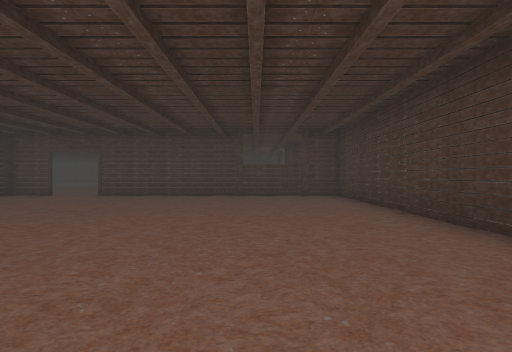
view 1 (above)

24 first-person views from a walk through a Unity game level. The camera is 1.2 m above the floor, looks level and sees 85° across. The floor is counted in squares, 2 m on a side. Each view is taken from the middle of a square. On the plan, view 1 faces up. The plan holds only what a view shows up to about 9 squares ahead; the rest is blank. The player is left out. Some surface patterns are stand-ins.

view 2
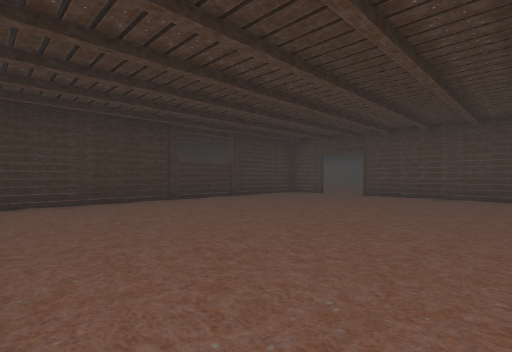

view 3
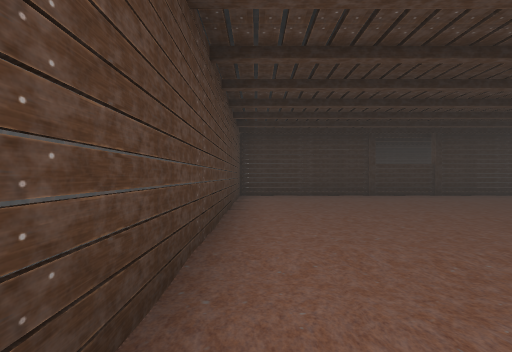

view 4
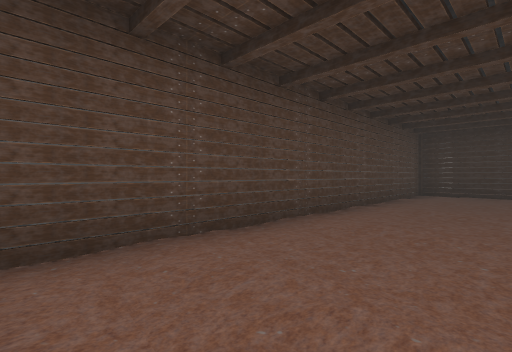

view 5
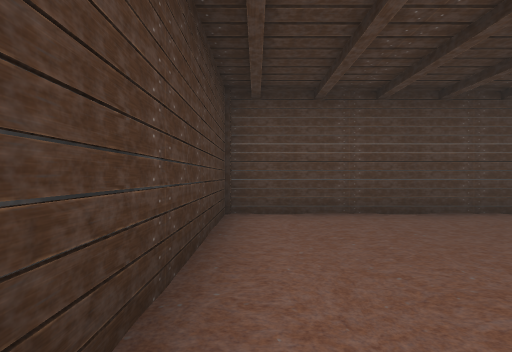

view 6
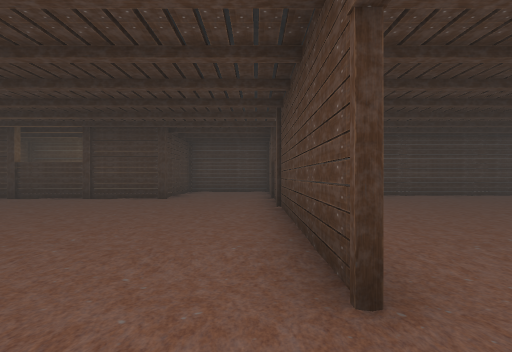

view 7
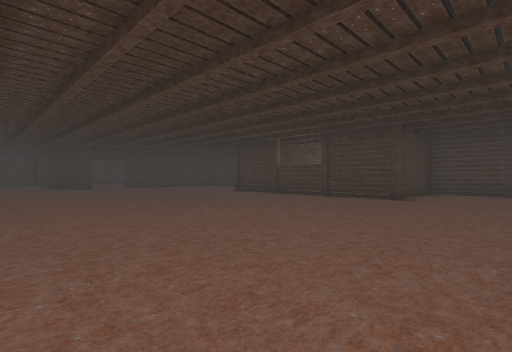

view 8
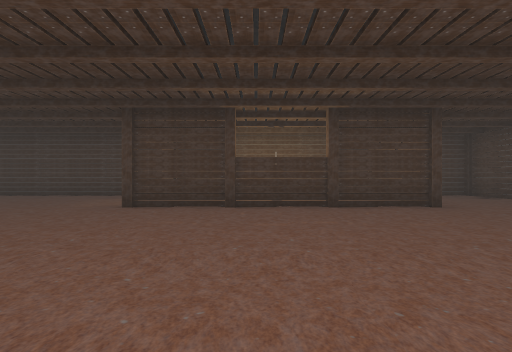

view 9
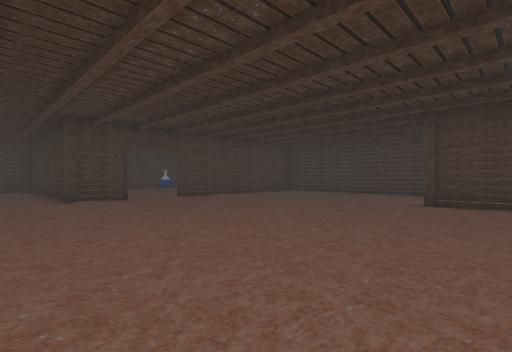

view 10
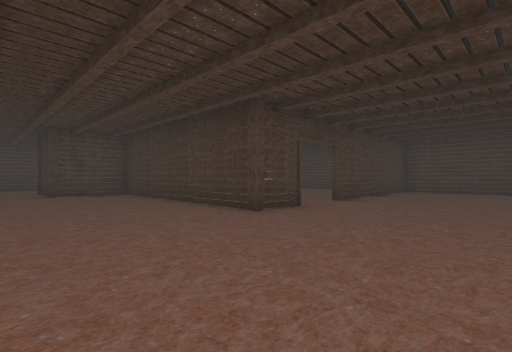

view 11
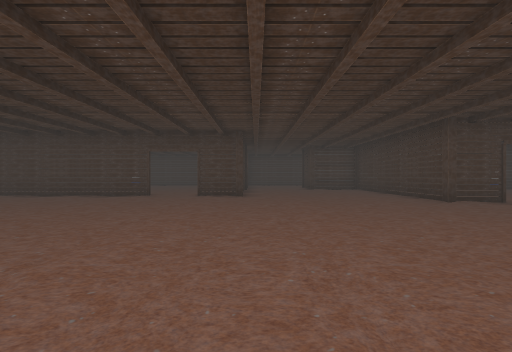

view 12
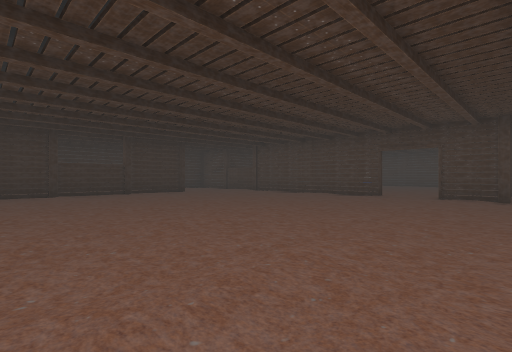

view 13
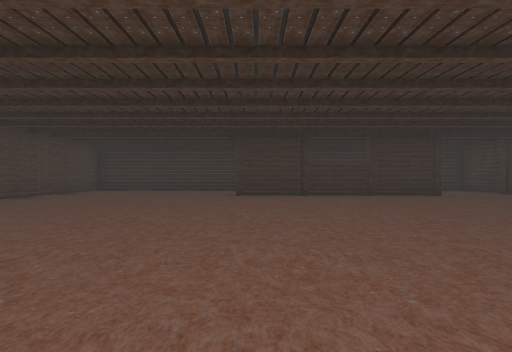

view 14
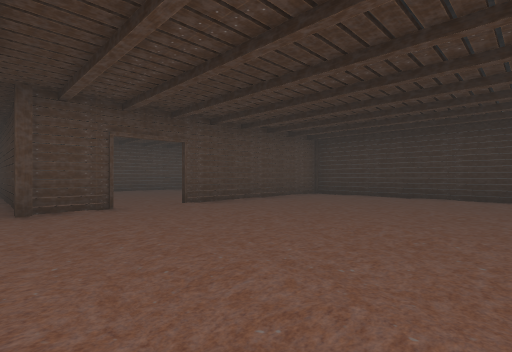

view 15
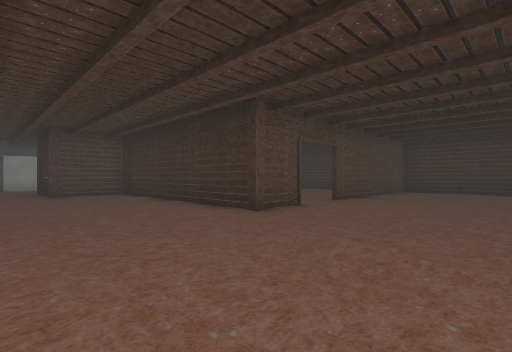

view 16
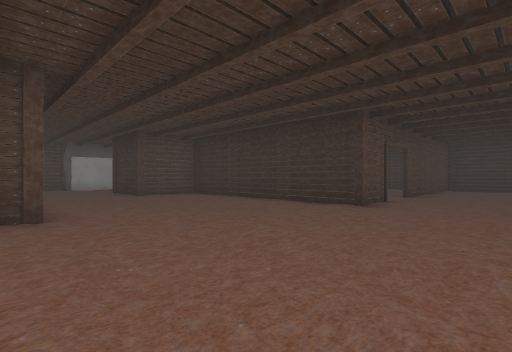

view 17
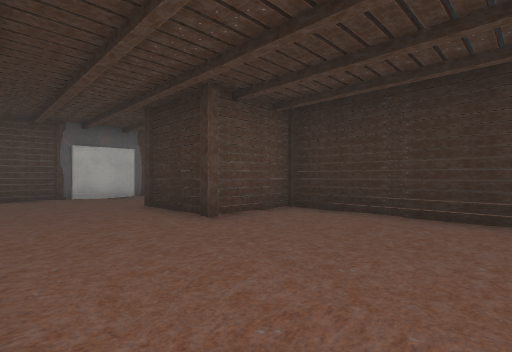

view 18
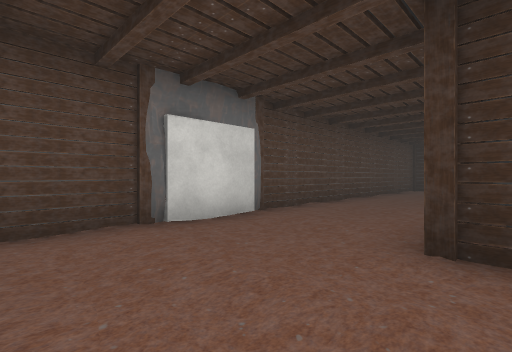

view 19
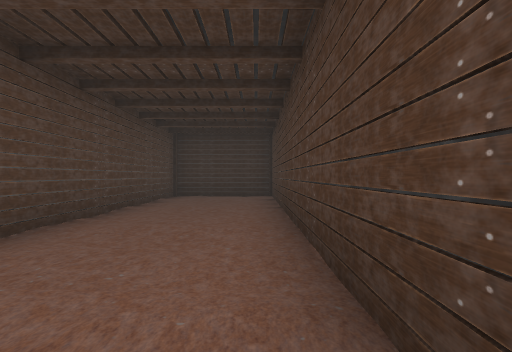

view 20
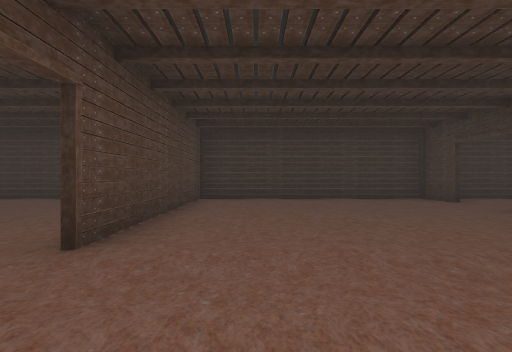

view 21
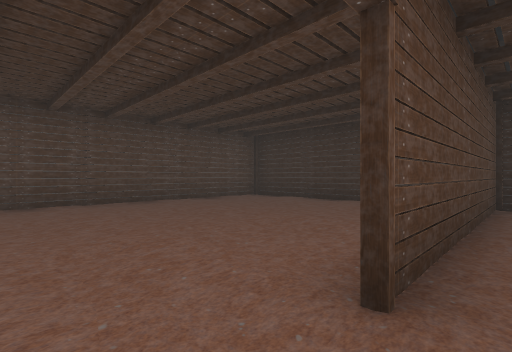

view 22
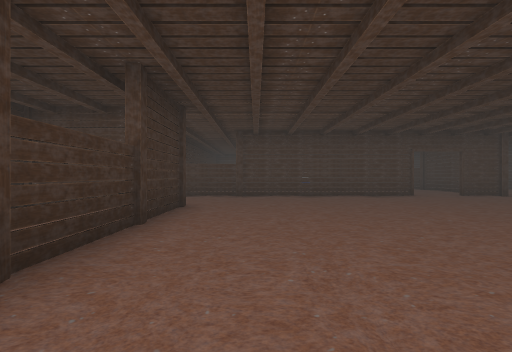

view 23
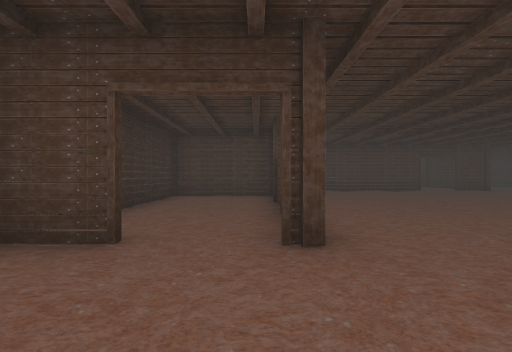

view 24
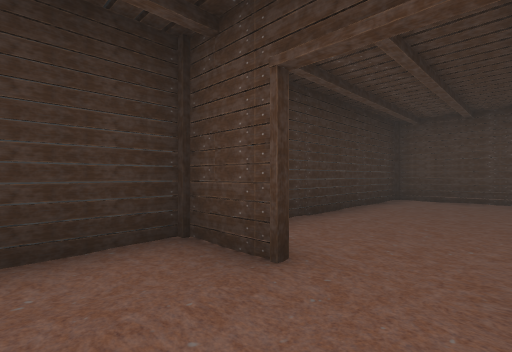

### Floor plan
Points are (right, up) in squares from view 1. A wall is a line through its corners. A room is listed if a view was taken in it or the views show most of it. See-through windows are left out.
Room 1 (views 1, 2, 3, 4, 5)
walls: (2.8, 4.6) (2.7, 5.1); (2.7, 2.6) (2.9, 3.3) (2.7, 3.7) (2.9, 4.3); (2.8, 2.2) (2.8, 2.8); (3, 5.6) (2.7, 6.2); (2.8, 1.4) (2.9, 1.9) (2.6, 4); (2.7, 0.2) (2.9, 0.7); (-6.1, 8.5) (-7.5, 8.5) (-7.5, -0.6); (2.5, -0.6) (2.5, 8.5) (-4.9, 8.5); (-7.1, -0.5) (2.9, -0.5); (-6.9, -1) (2.5, -1)
ways out: opening at (-5.5, 8) to room 2
Room 2 (views 6, 7, 8, 9, 10, 11, 12, 13, 14, 15, 16, 17, 18, 19, 20, 21, 22, 23, 24)
walls: (-7.6, 8.5) (-7.1, 8.5); (-13.9, 10.5) (-12.5, 10.5) (-12.5, 4.2) (-11.5, 4) (-11, 4.1); (-4.9, 8.5) (1.5, 8.5); (-17.6, 16.4) (-17.6, 20.6); (-19.1, 16.5) (-20.6, 16.5); (-8.4, 25.5) (-9.8, 25.5); (-11.1, 25.5) (-20.3, 25.5); (-12, 4.5) (-10.5, 4.5) (-10.5, 2.4); (-2.1, 23.5) (-3.5, 23.5) (-3.5, 29.5) (-5.5, 29.5) (-5.5, 31.2); (-17.4, 22.5) (-20.5, 22.5) (-20.5, 10); (-12.1, 4.1) (-11.6, 3.9); (-17.5, 22.6) (-17.5, 16.5) (-17.9, 16.5); (-20.6, 10.5) (-15.1, 10.5); (-12.9, 2.7) (-13.4, 2.9); (-12.7, 2.6) (-13.2, 2.8); (-12.5, 2.5) (-20.5, 2.5) (-20.5, -0.5) (-11.5, -0.5); (-13.6, 2.8) (-14.1, 2.7); (-13.6, 2.6) (-14.2, 2.5); (-14.6, 2.9) (-15, 2.7); (3, 8.5) (4.6, 8.5); (4.2, 11.5) (1.5, 11.5) (1.5, 17.6); (4.5, 17.4) (4.5, 22.9); (2.2, 23.5) (-0.8, 23.5); (-21, 23.2) (-21, 10.1); (5, 19.2) (5, 20); (5, 10) (5, 10.8); (4.5, 7.5) (4.5, 11); (-11.4, -0.3) (-9.4, -0.3) (-9.4, -1) (-6.9, -1); (-9.8, -0.5) (-7.1, -0.5); (-20.8, -1) (-12.2, -1)
ways out: opening at (-5.5, 8) to room 1; opening at (-14.5, 10) to room 3; opening at (-10.5, 25); opening at (-6.5, 30.5); opening at (-1.5, 24); opening at (3, 17)
Room 3 (no view inside)
walls: (-15.2, 4.2) (-14.3, 4); (-15.7, 4.1) (-15, 4.2); (-17.6, 4.2) (-16.6, 4); (-20.5, 10) (-20.5, 4.5) (-12, 4.5); (-21, 10.1) (-21, 4.6)
ways out: opening at (-14.5, 10) to room 2

Positions as (right, up) in squares from view 1, and headings:
1: (0, 0), facing up
2: (-1, 0), facing up-left
3: (1, 0), facing left
4: (2, 2), facing down-left
5: (2, 4), facing down
6: (-6, 9), facing right
7: (-6, 9), facing up-right
8: (-4, 15), facing right
9: (-5, 16), facing up-right
10: (-7, 20), facing up-right
11: (-8, 17), facing up
12: (-8, 17), facing up-left
13: (-9, 17), facing left
14: (-12, 16), facing down-left
15: (-9, 14), facing down-left
16: (-7, 13), facing down-left
17: (-8, 8), facing down-left
18: (-8, 3), facing down-left
19: (-12, 2), facing left
20: (-13, 12), facing left
21: (-14, 11), facing down-left
22: (-16, 17), facing up
23: (-18, 14), facing up
24: (-18, 15), facing up-left
